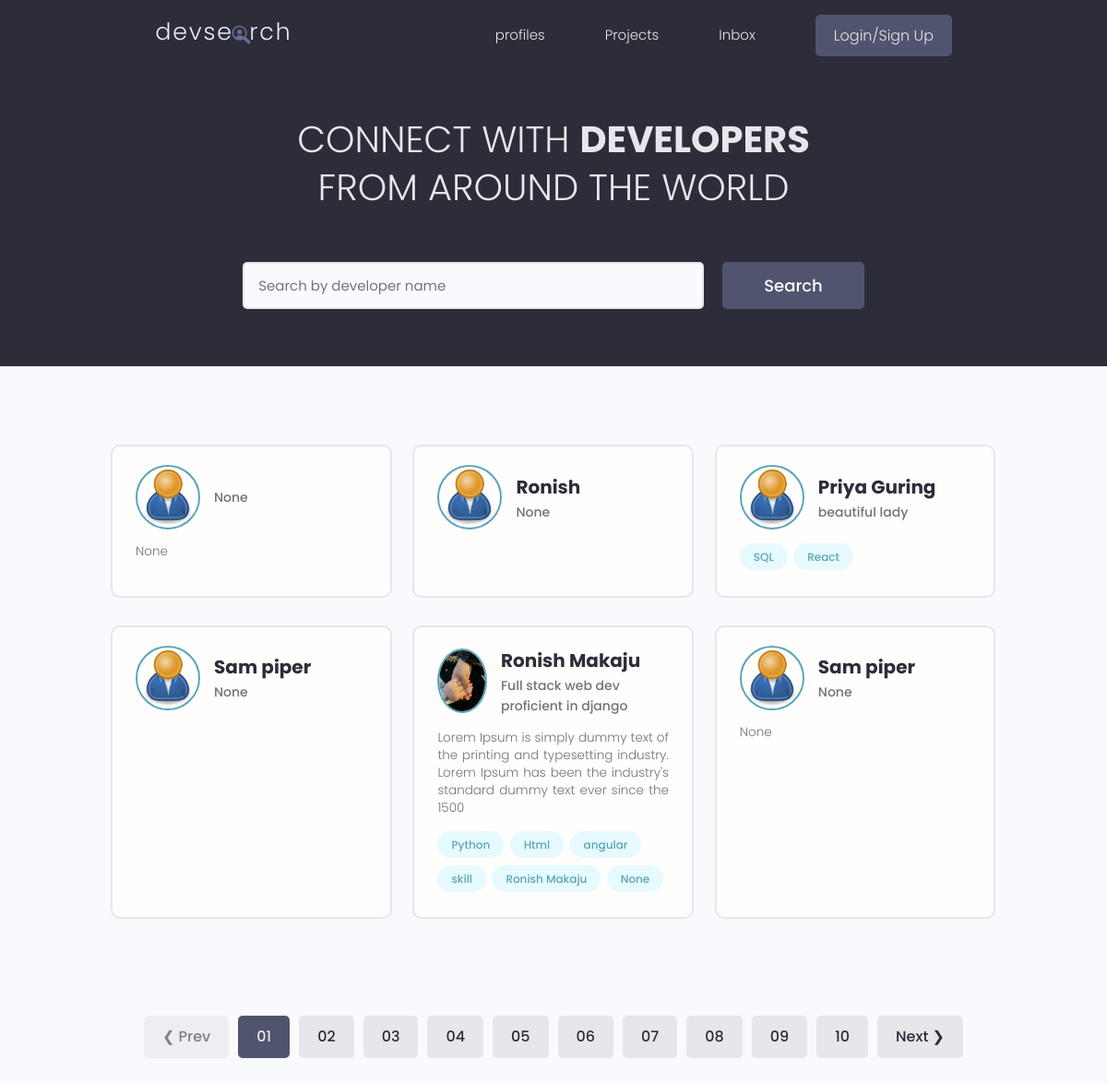
The app's page /, older data.
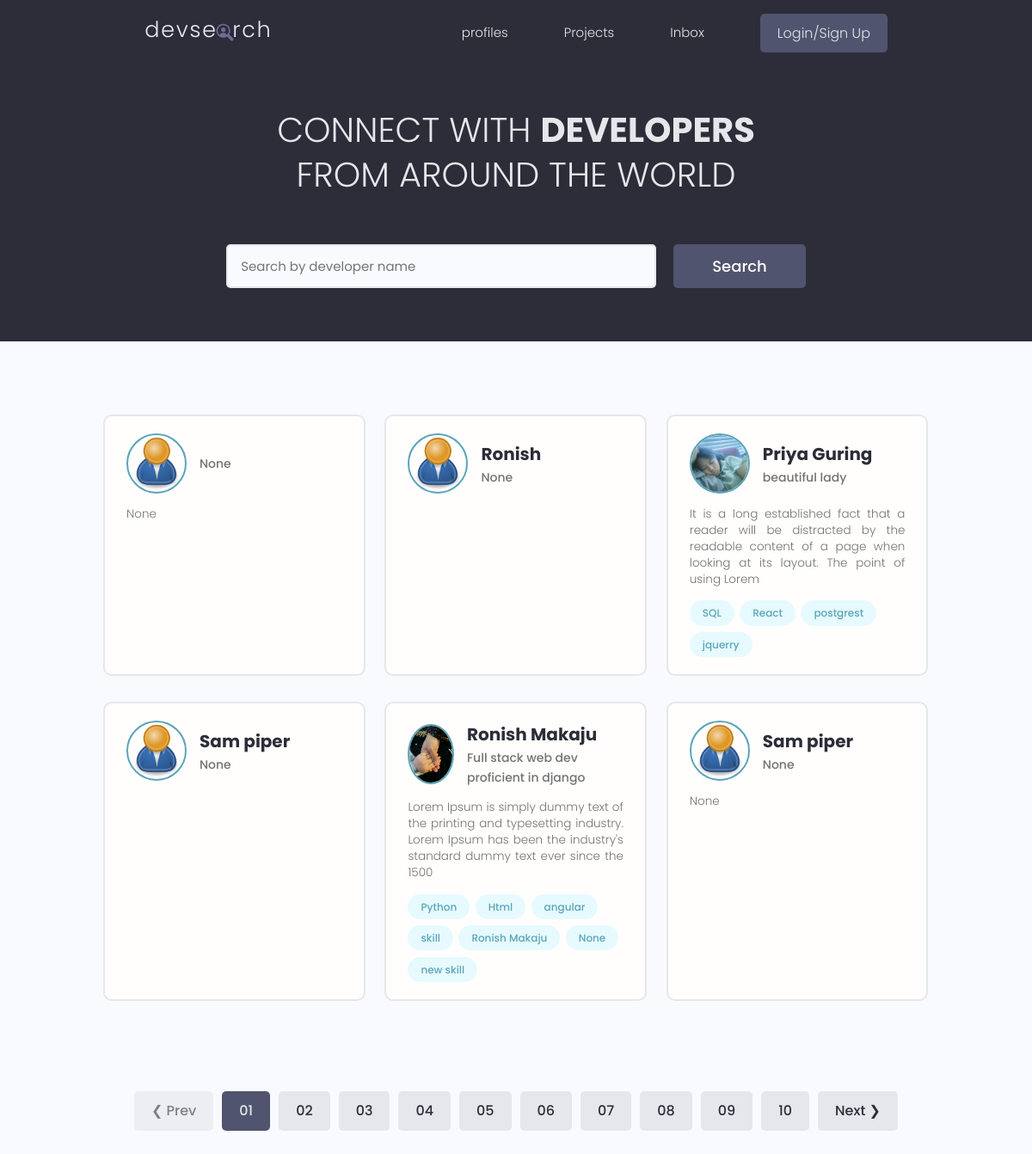
The same page, newer data.
### users/models.py (models this page shows, shortened)
class Profile(models.Model):
    user = models.OneToOneField(User, on_delete=models.CASCADE, null=True, blank=True)
    name = models.CharField(max_length=200, blank=True, null=True)
    username = models.CharField(max_length=200, blank=True, null=True)
    location = models.CharField(max_length=200, blank=True, null=True)
    email = models.EmailField(max_length=500, blank=True, null=True)
    short_intro = models.CharField(max_length=200, blank=True, null=True)
    bio = models.TextField(blank=True, null=True)
    profile_image = models.ImageField(
        null=True,
        blank=True,
        upload_to="profiles/",
        default="profiles/user-default.png",
    )
    Social_github = models.CharField(max_length=200, blank=True, null=True)
    Social_twitter = models.CharField(max_length=200, blank=True, null=True)
    Social_linkedin = models.CharField(max_length=200, blank=True, null=True)
    Social_youtube = models.CharField(max_length=200, blank=True, null=True)
    Social_website = models.CharField(max_length=200, blank=True, null=True)
    id = models.UUIDField(
        default=uuid.uuid4, unique=True, primary_key=True, editable=False
    )
    created = models.DateTimeField(auto_now_add=True)

class Skill(models.Model):
    id = models.UUIDField(
        default=uuid.uuid4, unique=True, primary_key=True, editable=False
    )
    owner = models.ForeignKey(Profile, on_delete=models.CASCADE, null=True, blank=True)
    name = models.CharField(max_length=200, blank=True, null=True)
    description = models.TextField(blank=True, null=True)
    created = models.DateTimeField(auto_now_add=True)
    def __str__(self):
        return str(self.name)

### users/views.py (the view)
# urls.py: path("", views.profiles, name="profiles"),
def profiles(request):
    profiles, search_query = searchProfiles(request)
    context = {"profiles": profiles, "search_query": search_query}
    return render(request, "users/profiles.html", context)

### users/utils.py (called while the page is built)
def searchProfiles(request):
    search_query = ""
    if request.GET.get("text"):
        search_query = request.GET.get("text")
    skills = Skill.objects.filter(name__icontains=search_query)
    profiles = Profile.objects.distinct().filter(
        Q(name__icontains=search_query)
        | Q(short_intro__icontains=search_query)
        | Q(skill__in=skills)
    )
    return profiles, search_query

### users/templates/users/profiles.html (shortened to what this page needs)
{%extends 'main.html'%}
{%block content%}
<main class="home">
    <section class="hero-section text-center">
        <div class="container container--narrow">
            <div class="hero-section__box">
                <h2>CONNECT WITH <span>DEVELOPERS</span></h2>
                <h2>FROM AROUND THE WORLD</h2>
            </div>
            <div class="hero-section__search">
                <form class="form" action="{%url 'profiles'%}" method="get">
                    <div class="form__field">
                        <input class="input input--text" id="formInput#search" type="text" name="text"
                            value="{{search_query}}" placeholder="Search by developer name" />
                    </div>
                    <input class="btn btn--sub btn--lg" type="submit" value="Search" />
                </form>
            </div>
        </div>
    </section>
    <section class="devlist">
        <div class="container">
            <div class="grid grid--three">
                {%for profile in profiles%}
                <div class="column card">
                    <div class="dev">
                        <a href="{%url 'user-profile' profile.id%}" class="card__body">
                            <div class="dev__profile">
                                <img class="avatar avatar--md" src="{{profile.profile_image.url}}" alt="image" />
                                <div class="dev__meta">
                                    <h3>{{profile.name}}</h3>
                                    <h5>{{profile.short_intro|slice:"60"}}</h5>
                                </div>
                            </div>
                            <p class="dev__info">
                                {{profile.bio|slice:"150"}}
                            </p>
                            <div class="dev__skills">
                                {%for skill in profile.skill_set.all %}
                                <span class="tag tag--pill tag--main">
                                    <small>{{skill}}</small>
                                </span>
                                {%endfor %}
                            </div>
                        </a>
                    </div>
                </div>
                {%endfor%}
            </div>
        </div>
    </section>
    <div class="pagination">
        <ul class="container">
            <li><a href="#" class="btn btn--disabled">&#10094; Prev</a></li>
            <li><a href="#" class="btn btn--sub">01</a></li>
            <li><a href="#" class="btn">02</a></li>
            <li><a href="#" class="btn">03</a></li>
            <li><a href="#" class="btn">04</a></li>
            <li><a href="#" class="btn">05</a></li>
            <li><a href="#" class="btn">06</a></li>
            <li><a href="#" class="btn">07</a></li>
            <li><a href="#" class="btn">08</a></li>
            <li><a href="#" class="btn">09</a></li>
            <li><a href="#" class="btn">10</a></li>
            <li><a href="#" class="btn">Next &#10095;</a></li>
        </ul>
    </div>
</main>
{%endblock content%}

Row changes from the older to the newer data that the page shows:
changed Profile "Priya Guring": profile_image: picture added in place of a placeholder; bio (not shown) → "It is a long established fact that a reader will be distracted by the readable content of a page when looking at its layout. The point of using Lorem"
added Skill: name "postgrest", shown under Profile "Priya Guring"
added Skill: name "jquerry", shown under Profile "Priya Guring"
added Skill: name "new skill", shown under Profile "Ronish Makaju"
